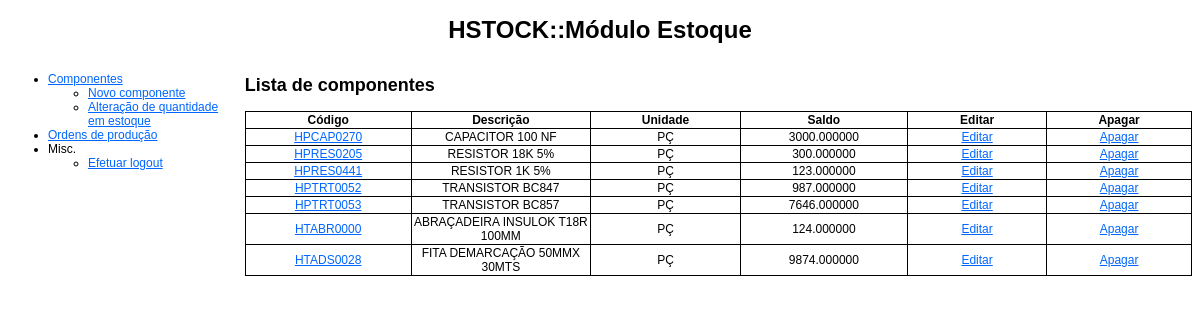
The app's page /estoque/componentes.php (signed in) with its own data.
### tables this page shows
CREATE TABLE IF NOT EXISTS `componentes` (
  `codigo` varchar(10) NOT NULL,
  `descricao` text NOT NULL,
  `unidade` enum('PÇ','KG','LT','MT') NOT NULL DEFAULT 'PÇ',
  `saldo` decimal(10,6) NOT NULL DEFAULT '0.000000',
  PRIMARY KEY (`codigo`)
);

### estoque/componentes.php (the view, shortened to what this page needs)
<!DOCTYPE html PUBLIC "-//W3C//DTD XHTML 1.0 Transitional//EN" "http://www.w3.org/TR/xhtml1/DTD/xhtml1-transitional.dtd">
<html xmlns="http://www.w3.org/1999/xhtml">
    <head>
        <link href="estilos_hton.css" rel="stylesheet" type="text/css" />
    </head>
    <body>
   	<div id="header">
    	<h1>HSTOCK::Módulo Estoque</h1>
    </div>
    <div id="menu">
        <?php require_once('menu.php'); ?>
	</div>
    <div id="content">
		<?php
		@$action = $_GET['action'];
		switch($action)
		{
				?>
				<?php
			default:
				?>
                <h2>Lista de componentes</h2>
				<table class="content_table">
					<tr>
						<th>Código</th>
						<th>Descrição</th>
						<th>Unidade</th>
						<th>Saldo</th>
                        <th>Editar</th>
                        <th>Apagar</th>
					</tr>
					<?php
					$c = new conexao;
					$c->set_charset('utf8');
					$q = "SELECT * FROM componentes;";
					$r = $c->query($q);
					while($componente = $r->fetch_object()): ?>
					<tr>
						<td><a href='componentes.php?action=view&codigo=<?php echo $componente->codigo; ?>'><?php echo $componente->codigo; ?></a></td>
						<td><?php echo $componente->descricao; ?></td>
						<td><?php echo $componente->unidade; ?></td>
						<td><?php echo $componente->saldo; ?></td>
                        <td><a href='componentes.php?action=edit&codigo=<?php echo $componente->codigo; ?>'>Editar</a></td>
                        <td><a href='componentes.php?action=delete&codigo=<?php echo $componente->codigo; ?>'>Apagar</a></td>
					</tr>
					<?php endwhile; ?>
				</table>
				<?php
			break;
		}
		?>
    </div>
    </body>
</html>

### estoque/menu.php
<ul>
	<li><a href="componentes.php">Componentes</a>
        <ul>
            <li><a href="componentes.php?action=add">Novo componente</a></li>
            <li><a href="componentes.php?action=quantidade">Alteração de quantidade em estoque</a></li>
        </ul>
	</li>
	<li><a href="ops.php">Ordens de produção</a></li>
	<li>Misc.
		<ul>
			<li><a href="logout.php">Efetuar logout </a></li>
		</ul>
	</li>
</ul>

### estoque/estilos_hton.css (style rules this page uses)
#header { text-align: center; }
#menu { float: left; width: 19%; }
#content { float: right; width: 80%; }
#tabela_login, td, th { border-top-width: 1px; border-right-width: 1px; border-bottom-width: 1px; border-left-width: 1px; border-top-style: solid; border-right-style: solid; border-bottom-style: solid; border-left-style: solid; border-collapse:collapse; margin: auto; width: 500px; }
.content_table { width: 100%; }
.content_table, th, td { border: solid 1px; border-collapse:collapse; text-align:center; }
body { font-family: Arial, Helvetica, sans-serif; font-size: 12px; }
a:link, a:visited { text-decoration: underline; color: #06F; }

### records on screen
componentes: codigo "HPCAP0270", descricao "CAPACITOR 100 NF", unidade "PÇ", saldo "3000.000000"
componentes: codigo "HPRES0205", descricao "RESISTOR 18K 5%", unidade "PÇ", saldo "300.000000"
componentes: codigo "HPRES0441", descricao "RESISTOR 1K 5%", unidade "PÇ", saldo "123.000000"
componentes: codigo "HPTRT0052", descricao "TRANSISTOR BC847", unidade "PÇ", saldo "987.000000"
componentes: codigo "HPTRT0053", descricao "TRANSISTOR BC857", unidade "PÇ", saldo "7646.000000"
componentes: codigo "HTABR0000", descricao "ABRAÇADEIRA INSULOK T18R 100MM", unidade "PÇ", saldo "124.000000"
componentes: codigo "HTADS0028", descricao "FITA DEMARCAÇÃO 50MMX 30MTS", unidade "PÇ", saldo "9874.000000"
